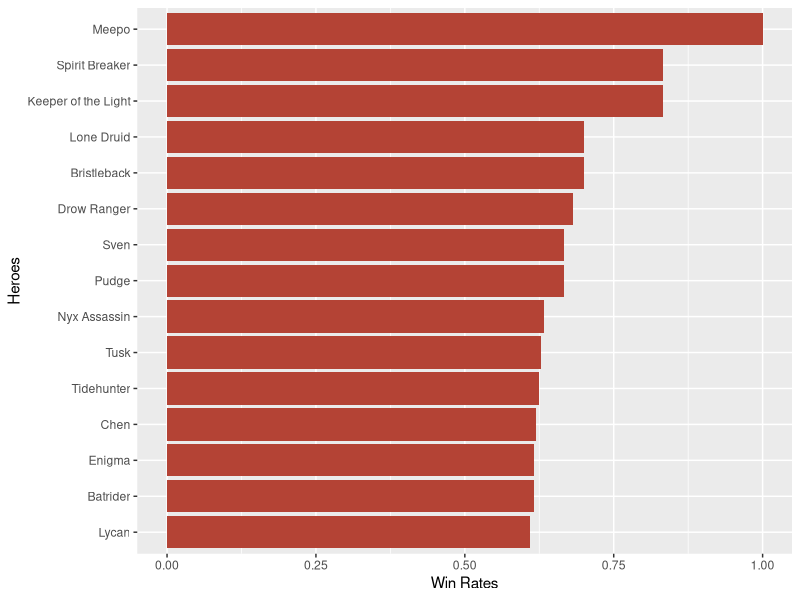

Reproduce this figure in R. (Note: this script raises an error after producing the figure.)
## ---- chunk 1
knitr::opts_chunk$set(echo = TRUE)
## ---- chunk 2
library(ggplot2)
df<-
  read.csv('../data/hero_part.csv')
order_<-
  order(-df[,'win_rate'])
selected_<-
  df[order_,][1:15,]
ggplot(selected_,
       aes(x=reorder(hero,win_rate),y=win_rate))+
  geom_bar(stat='identity',fill='#B44335')+
  coord_flip()+
  xlab('Heroes')+
  ylab('Win Rates')
## ---- chunk 3
library(ggplot2)
library(tidyr)
df<-read.csv('../data/hero_part.csv')
order_<-order(-(df[,'pick_rate']+df[,'ban_rate']))
selected_<-df[order_,][1:15,]
selected_['other_backup']=selected_['other_rate']
colnames(selected_)<-
  c('hero','win','win_rate','kda',
    'count','pick','ban','other',
    'a','b','c','attr','type')
tidy_df<-
  gather(selected_,key=type_of_value,value=value,'a','b','c')
ggplot()+
  geom_bar(aes(x=reorder(hero,-other),
               y=value,
               fill=type_of_value),
           data=tidy_df,
           stat="identity",
           position= position_stack(reverse = TRUE))+
  coord_flip()+
  scale_fill_manual(name='Rate Type',
                    values=c("#598307","#A83806","#434137"),
                    labels=c("Pick Rate", "Ban Rate", "Neither Pick Nor Ban"))+
  xlab('Heroes')
## ---- chunk 4
library(GGally)
df<-read.csv('../data/hero_part.csv')
new_df<-df[c('pick_rate','win_rate','ban_rate','kda')]
ggpairs(new_df,mapping=ggplot2::aes(colour = df$attr))
## ---- chunk 5
library(GGally)
df<-read.csv('../data/hero_part.csv')
new_df<-df[c('pick_rate','win_rate','ban_rate','kda')]
ggpairs(new_df,mapping=ggplot2::aes(colour = df$type))
